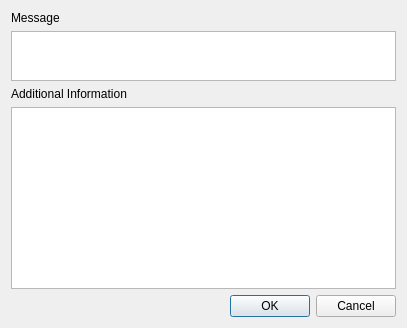
<?xml version="1.0" encoding="UTF-8"?>
<ui version="4.0">
 <class>GTAMessageBox</class>
 <widget class="QDialog" name="GTAMessageBox">
  <property name="geometry">
   <rect>
    <x>0</x>
    <y>0</y>
    <width>407</width>
    <height>328</height>
   </rect>
  </property>
  <property name="windowTitle">
   <string>Dialog</string>
  </property>
  <layout class="QGridLayout" name="gridLayout_4">
   <item row="0" column="0">
    <layout class="QGridLayout" name="gridLayout_2">
     <property name="sizeConstraint">
      <enum>QLayout::SetFixedSize</enum>
     </property>
     <item row="0" column="0">
      <widget class="QLabel" name="MessageLabel">
       <property name="sizePolicy">
        <sizepolicy hsizetype="Preferred" vsizetype="Fixed">
         <horstretch>0</horstretch>
         <verstretch>0</verstretch>
        </sizepolicy>
       </property>
       <property name="text">
        <string>Message</string>
       </property>
      </widget>
     </item>
     <item row="1" column="0">
      <widget class="QTextEdit" name="MessageTE">
       <property name="sizePolicy">
        <sizepolicy hsizetype="Expanding" vsizetype="Fixed">
         <horstretch>0</horstretch>
         <verstretch>0</verstretch>
        </sizepolicy>
       </property>
       <property name="maximumSize">
        <size>
         <width>16777215</width>
         <height>50</height>
        </size>
       </property>
       <property name="readOnly">
        <bool>true</bool>
       </property>
      </widget>
     </item>
     <item row="2" column="0">
      <widget class="QLabel" name="AdditionalDataLabel">
       <property name="sizePolicy">
        <sizepolicy hsizetype="Preferred" vsizetype="Fixed">
         <horstretch>0</horstretch>
         <verstretch>0</verstretch>
        </sizepolicy>
       </property>
       <property name="text">
        <string>Additional Information</string>
       </property>
      </widget>
     </item>
     <item row="3" column="0">
      <widget class="QListWidget" name="AdditionalDataLW"/>
     </item>
    </layout>
   </item>
   <item row="1" column="0">
    <layout class="QHBoxLayout" name="horizontalLayout_2">
     <property name="sizeConstraint">
      <enum>QLayout::SetFixedSize</enum>
     </property>
     <item>
      <spacer name="horizontalSpacer_2">
       <property name="orientation">
        <enum>Qt::Horizontal</enum>
       </property>
       <property name="sizeHint" stdset="0">
        <size>
         <width>208</width>
         <height>20</height>
        </size>
       </property>
      </spacer>
     </item>
     <item>
      <widget class="QPushButton" name="OKPB">
       <property name="text">
        <string>OK</string>
       </property>
       <property name="icon">
        <iconset resource="../resource.qrc">
         <normaloff>:/images/forms/img/OK.png</normaloff>:/images/forms/img/OK.png</iconset>
       </property>
      </widget>
     </item>
     <item>
      <widget class="QPushButton" name="CancelPB">
       <property name="text">
        <string>Cancel</string>
       </property>
       <property name="icon">
        <iconset resource="../resource.qrc">
         <normaloff>:/images/forms/img/CANCEL.jpg</normaloff>:/images/forms/img/CANCEL.jpg</iconset>
       </property>
      </widget>
     </item>
    </layout>
   </item>
  </layout>
 </widget>
 <resources>
  <include location="../resource.qrc"/>
 </resources>
 <connections/>
</ui>
